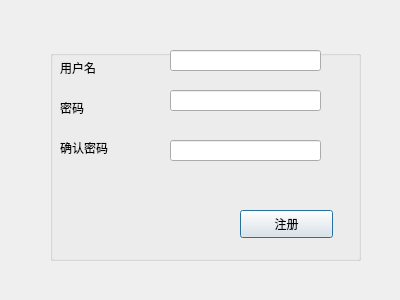
<?xml version="1.0" encoding="UTF-8"?>
<ui version="4.0">
 <class>Dialog</class>
 <widget class="QDialog" name="Dialog">
  <property name="geometry">
   <rect>
    <x>0</x>
    <y>0</y>
    <width>400</width>
    <height>300</height>
   </rect>
  </property>
  <property name="minimumSize">
   <size>
    <width>400</width>
    <height>300</height>
   </size>
  </property>
  <property name="maximumSize">
   <size>
    <width>400</width>
    <height>300</height>
   </size>
  </property>
  <property name="windowTitle">
   <string>注册</string>
  </property>
  <widget class="QGroupBox" name="groupBox">
   <property name="geometry">
    <rect>
     <x>50</x>
     <y>50</y>
     <width>311</width>
     <height>211</height>
    </rect>
   </property>
   <property name="title">
    <string/>
   </property>
   <widget class="QLabel" name="label">
    <property name="geometry">
     <rect>
      <x>10</x>
      <y>10</y>
      <width>72</width>
      <height>15</height>
     </rect>
    </property>
    <property name="text">
     <string>用户名</string>
    </property>
   </widget>
   <widget class="QLabel" name="label_2">
    <property name="geometry">
     <rect>
      <x>10</x>
      <y>50</y>
      <width>72</width>
      <height>15</height>
     </rect>
    </property>
    <property name="text">
     <string>密码</string>
    </property>
   </widget>
   <widget class="QLabel" name="label_3">
    <property name="geometry">
     <rect>
      <x>10</x>
      <y>90</y>
      <width>72</width>
      <height>15</height>
     </rect>
    </property>
    <property name="text">
     <string>确认密码</string>
    </property>
   </widget>
   <widget class="QLineEdit" name="testUsername">
    <property name="geometry">
     <rect>
      <x>120</x>
      <y>0</y>
      <width>151</width>
      <height>21</height>
     </rect>
    </property>
   </widget>
   <widget class="QLineEdit" name="testPassword">
    <property name="geometry">
     <rect>
      <x>120</x>
      <y>40</y>
      <width>151</width>
      <height>21</height>
     </rect>
    </property>
    <property name="echoMode">
     <enum>QLineEdit::PasswordEchoOnEdit</enum>
    </property>
   </widget>
   <widget class="QLineEdit" name="textPassword1">
    <property name="geometry">
     <rect>
      <x>120</x>
      <y>90</y>
      <width>151</width>
      <height>21</height>
     </rect>
    </property>
    <property name="echoMode">
     <enum>QLineEdit::PasswordEchoOnEdit</enum>
    </property>
   </widget>
   <widget class="QPushButton" name="buttonSubmit">
    <property name="geometry">
     <rect>
      <x>190</x>
      <y>160</y>
      <width>93</width>
      <height>28</height>
     </rect>
    </property>
    <property name="text">
     <string>注册</string>
    </property>
   </widget>
   <widget class="QLabel" name="labelError">
    <property name="geometry">
     <rect>
      <x>90</x>
      <y>130</y>
      <width>171</width>
      <height>20</height>
     </rect>
    </property>
    <property name="text">
     <string/>
    </property>
   </widget>
  </widget>
 </widget>
 <resources/>
 <connections/>
</ui>
